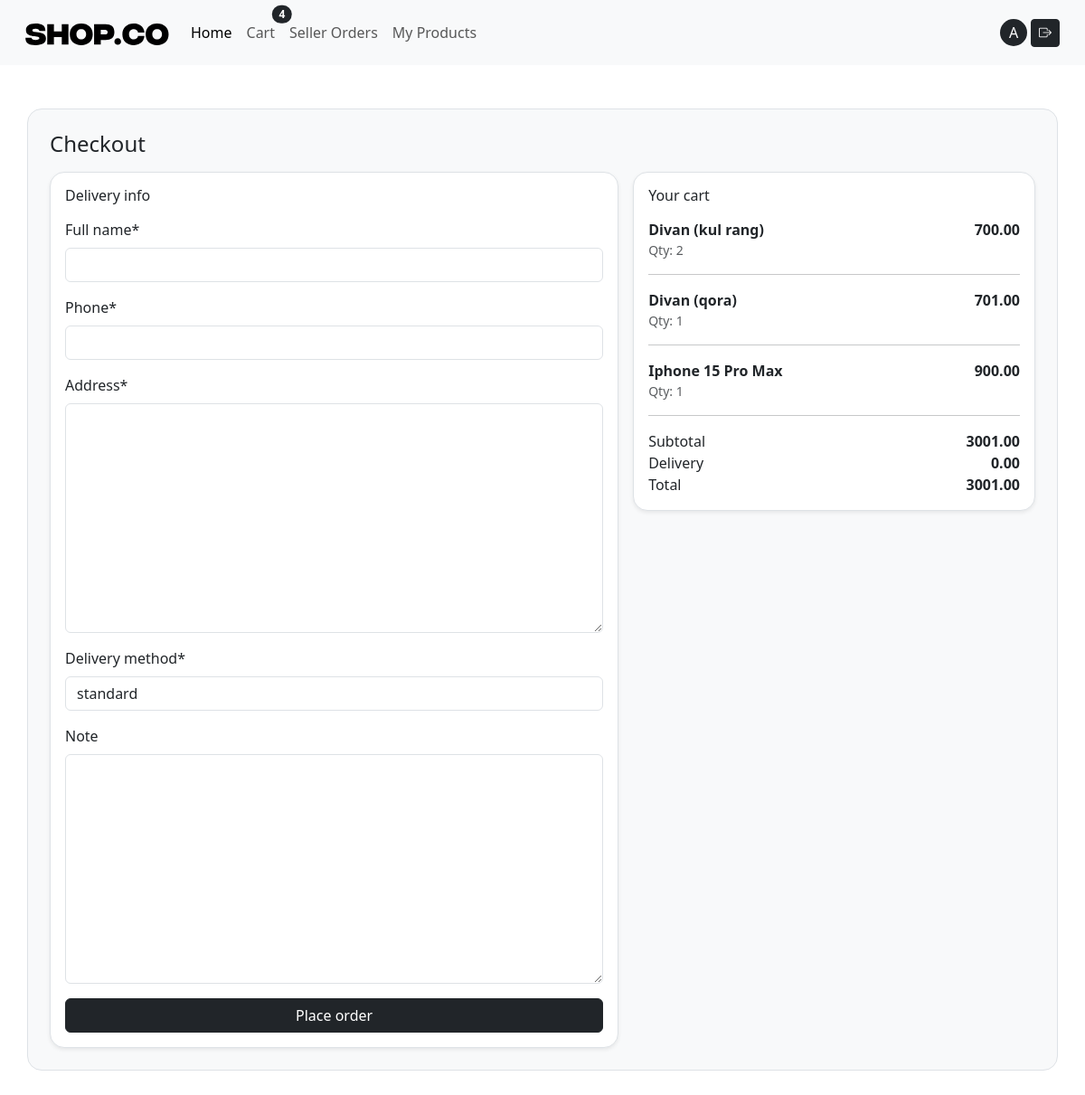
The page /checkout/ (signed in) on the database as committed earlier.
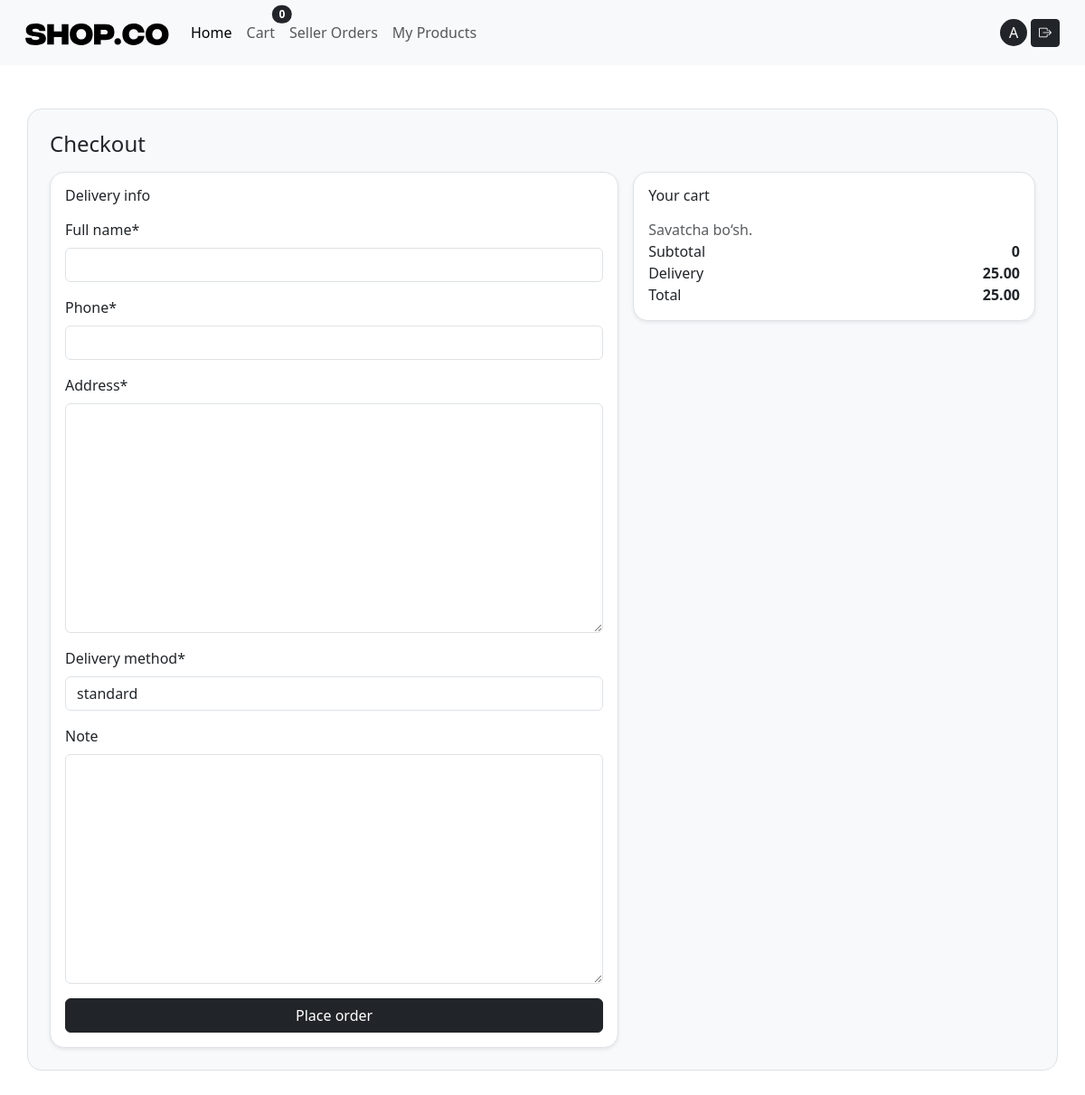
The same page on the database as committed later.
### cart/models.py (models this page shows, shortened)
class Cart(models.Model):
   user = models.OneToOneField(settings.AUTH_USER_MODEL, on_delete=models.CASCADE, related_name='cart')
   created_at = models.DateField(auto_now_add=True)
   updated_at = models.DateField(auto_now=True)
   def subtotal(self):
       return sum((item.unit_price * item.qty) for item in self.items.all())
   def delivery(self):
       return Decimal("0.00") if self.subtotal() >= Decimal("500.00") else Decimal("25.00")
   def total(self):
       return self.subtotal() + self.delivery()
   def total_qty(self):
       return sum(item.qty for item in self.items.all())

class CartItem(models.Model):
   cart = models.ForeignKey(Cart, on_delete=models.CASCADE, related_name="items")
   product = models.ForeignKey(Product, on_delete=models.CASCADE, related_name="cart_items")
   qty = models.PositiveIntegerField(default=1)
   unit_price = models.DecimalField(max_digits=12, decimal_places=2, default=Decimal("0.00"))
   created_at = models.DateTimeField(auto_now_add=True)

### catalog/models.py (models this page shows, shortened)
class Product(models.Model):
    seller = models.ForeignKey(settings.AUTH_USER_MODEL, on_delete=models.CASCADE, related_name="products")
    category = models.ForeignKey(Category, on_delete=models.SET_NULL, null=True, blank=True, related_name="products")
    name = models.CharField(max_length=200)
    slug = models.SlugField(max_length=220, unique=True)
    price = models.DecimalField(max_digits=12, decimal_places=2)
    short_description = models.CharField(max_length=255, blank=True)
    description = models.TextField(blank=True)
    stock = models.PositiveIntegerField(default=0)
    is_active = models.BooleanField(default=True)
    main_image = models.ImageField(upload_to="products/main/", blank=True, null=True)
    created_at = models.DateTimeField(auto_now_add=True)

### orders/views.py (the view, shortened to what this page needs)
# urls.py: path("checkout/", views.CheckoutView.as_view(), name="checkout"),  # checkout
class CheckoutView(LoginRequiredMixin, FormView):
   template_name = "orders/checkout.html"  # checkout template
   form_class = CheckoutForm  # form
   success_url = reverse_lazy("my_orders")  # order bo‘lgach historyga qaytamiz
   def get_context_data(self, **kwargs):
        ctx = super().get_context_data(**kwargs)
        cart = get_or_create_cart(self.request.user)  # user cartini olamiz
        ctx["cart"] = cart  # template’da ko‘rsatish uchun
        ctx["items"] = cart.items.select_related("product")  # cart itemlar
        ctx["subtotal"] = cart.subtotal()  # cart subtotal
        ctx["delivery"] = cart.delivery()  # cart delivery
        ctx["total"] = cart.total()  # cart total
        return ctx

### orders/forms.py
class CheckoutForm(forms.ModelForm):
   class Meta:
       model = Order
       fields = ("full_name", "phone", "address", "delivery_method", "note")  # user/status avtomatik bo‘ladi

### cart/context_processors.py (called while the page is built)
def cart(request):
    if request.user.is_authenticated:
        cart, _ = Cart.objects.get_or_create(user=request.user)
        return {'cart': cart}
    return {'cart': None}

### cart/utils.py (called while the page is built)
def get_or_create_cart(user):
    cart , _ = Cart.objects.get_or_create(user=user)
    return cart

### templates/orders/checkout.html (shortened to what this page needs)
{% extends "base.html" %}
{% load crispy_forms_tags %}
{% block content %}
<div class="container border rounded p-4 rounded-4 my-5 bg-light">
    <h1 class="h4 mb-3">Checkout</h1>
<div class="row g-3">
 <div class="col-lg-7">
   <div class="card shadow-sm border rounded-4">
     <div class="card-body">
       <h2 class="h6 mb-3">Delivery info</h2>
       <form method="post">
         {{ form|crispy }}
         <button class="btn btn-dark w-100">Place order</button>
       </form>
     </div>
   </div>
 </div>
 <div class="col-lg-5">
   <div class="card shadow-sm border rounded-4">
     <div class="card-body">
       <h2 class="h6 mb-3">Your cart</h2>
       {% for item in items %}
         <div class="d-flex justify-content-between"><div>
             <div class="fw-semibold">{{ item.product.name }}</div>
             <div class="text-muted small">Qty: {{ item.qty }}</div></div>
           <div class="fw-semibold">{{ item.unit_price }}</div></div><hr>
       {% empty %}
         <p class="text-muted mb-0">Savatcha bo‘sh.</p>
       {% endfor %}
       <div class="d-flex justify-content-between">
         <span>Subtotal</span><strong>{{ subtotal }}</strong></div>
       <div class="d-flex justify-content-between">
         <span>Delivery</span><strong>{{ delivery }}</strong></div>
       <div class="d-flex justify-content-between">
         <span>Total</span><strong>{{ total }}</strong></div></div></div></div></div>
</div>
{% endblock %}

### templates/includes/navbar.html (shortened to what this page needs)
{% load static %}
<nav class="navbar navbar-expand-lg bg-body-tertiary p-3">
  <div class="container-fluid">
    <a class="navbar-brand" href="/"><img src="{% static 'images/logo.svg' %}" alt=""/></a>
    <div class="collapse navbar-collapse" id="navbarSupportedContent">
      <ul class="navbar-nav me-auto mb-2 mb-lg-0">
        <li class="nav-item">
          <a class="nav-link active" aria-current="page" href="/">Home</a>
        </li>
        <li class="nav-item">
          <a href="{% url 'cart_detail' %}" class="nav-link position-relative btn btn-sm ">
  Cart
  <span class="position-absolute top-0 start-100 translate-middle badge rounded-pill bg-dark">
     {{ cart.total_qty }}
  </span>
</a>
        </li>
        <li class="nav-item">
          {% if request.user.is_authenticated %}
 {% if request.user.role == "SELLER" %}
   <a class="nav-link" href="{% url 'seller_order_items' %}">Seller Orders</a>
 {% endif %}
{% endif %}
        </li>
        <li class="nav-item">
          {% if request.user.is_authenticated and request.user.role == "SELLER" %}
<a class="nav-link" href="{% url 'seller_products' %}">
My Products
</a>
{%endif %}
</li>
      </ul>
      {% if user.is_authenticated %}
        <a style="width: 30px; height:30px;" class="text-decoration-none d-flex align-items-center justify-content-center bg-dark text-white rounded rounded-circle me-1"  href="{% url 'profile_detail' %}">{{ user.username|slice:1|title }}</a>
      <form method="post" action="{% url 'logout' %}">
        <button class="btn btn-dark btn-sm"><i class="bi bi-box-arrow-right"></i></button>
      </form>
      {% else %}
      <a class="btn btn-dark rounded rounded-pill me-1" href="{% url 'signup' %}">Ro'yxatdan o'tish</a>
      <a class="btn btn-dark rounded rounded-pill" href="{% url 'login' %}">Kirish</a>
      {% endif %}
    </div>
  </div>
</nav>

Rows that differ between the two databases and show on the page:
removed CartItem: product.name "Divan (kul rang)", qty "2", unit_price "700.00"
removed CartItem: product.name "Divan (qora)", qty "1", unit_price "701.00"
removed CartItem: product.name "Iphone 15 Pro Max", qty "1", unit_price "900.00"
computed for Cart: total_qty "4" → "0"
Other text that changed with them:
{{ subtotal }}: "3001.00" → "0"
{{ delivery }}: "0.00" → "25.00"
{{ total }}: "3001.00" → "25.00"
text now shown: "Savatcha bo‘sh."
